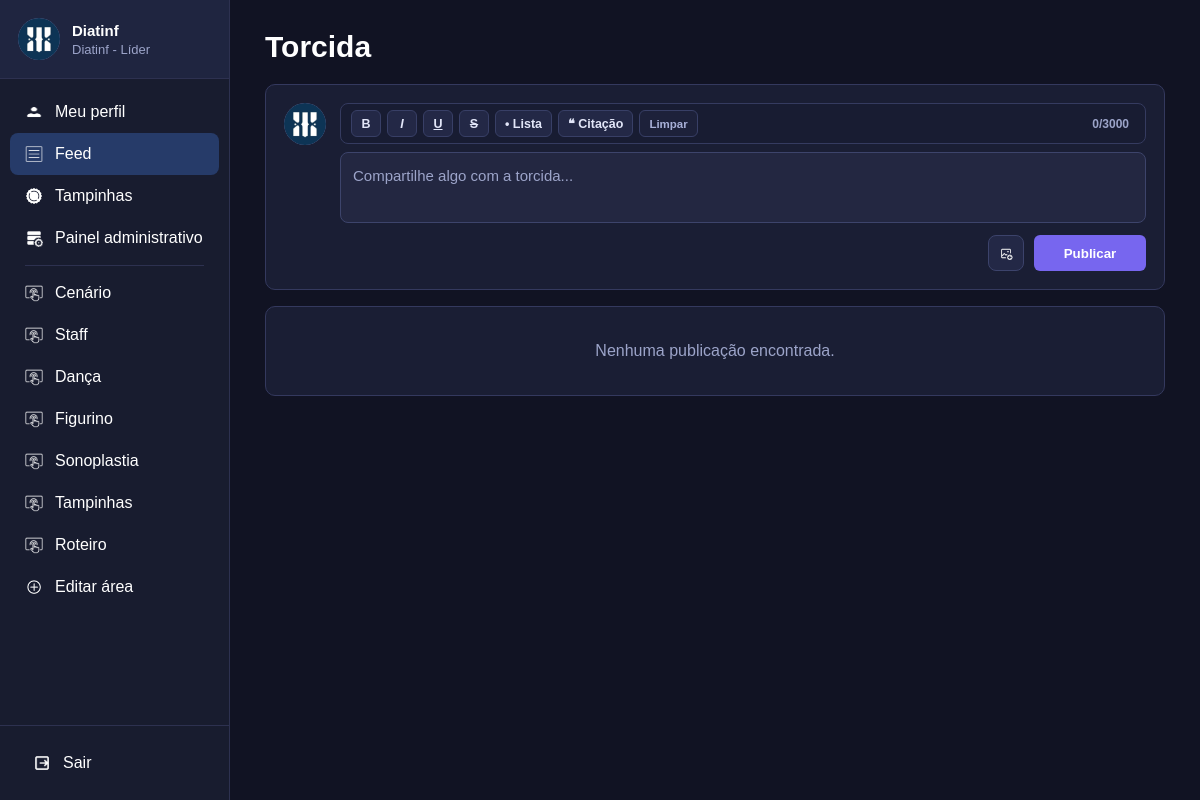
Page /feed/ (signed in) on the earlier database version.
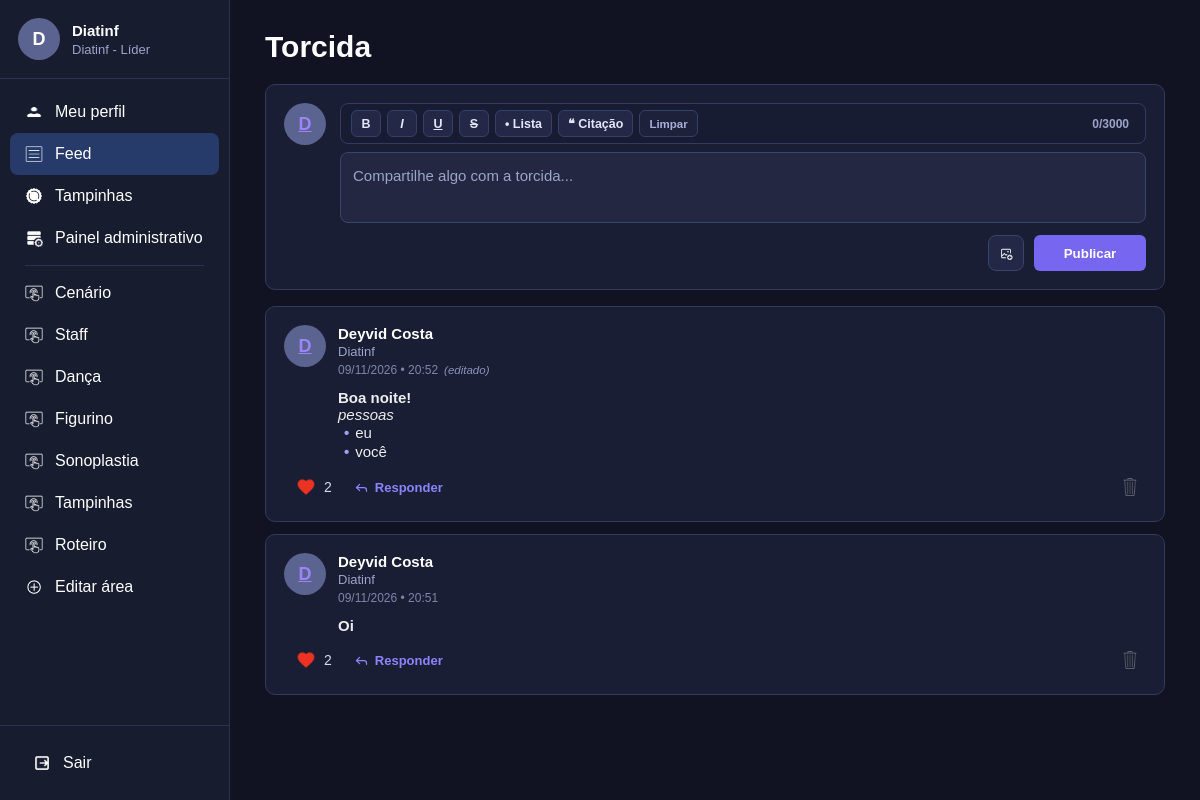
Same page on the later database version.
### usuarios/models.py (models this page shows, shortened)
class Usuario(models.Model):
    nome=models.CharField(max_length=100, blank=True, default="")
    matricula=models.CharField(max_length=20, unique=True)
    senha=models.CharField(max_length=255)
    diretoria=models.CharField(max_length=50)
    areas=models.TextField()
    aprovado=models.BooleanField(default=True)
    sub_lider=models.BooleanField(default=False)
    sublider_de=models.CharField(max_length=50, null=True, blank=True)
    doacao_tampinhas=models.FloatField(default=0)
    foto=models.ImageField(upload_to="perfis/", null=True, blank=True)
    banner=models.ImageField(upload_to="banners/", null=True, blank=True)
    bio=models.TextField(blank=True, default="")
    curso=models.CharField(max_length=150, blank=True, default="")
    session_version=models.PositiveIntegerField(default=1)
    def nome_exibicao(self):
        if self.nome and self.nome.strip():
            return self.nome.strip()
        return self.matricula
    def inicial_perfil(self):
        base = (self.nome_exibicao() or "U").strip()
        return base[0].upper() if base else "U"
    def eh_administrador(self):
        from .suap import MATRICULAS_ADM_FIXAS
        mat = (self.matricula or "").strip().lower()
        diret = (self.diretoria or "").strip().lower()
        return mat in MATRICULAS_ADM_FIXAS or diret in ["líder", "lider", "líder geral", "lider geral"]
    def tem_acesso_painel(self):
        return self.eh_administrador() or self.sub_lider
    def get_areas_sidebar(self):
        if self.eh_administrador():
            return ["Cenário", "Staff", "Dança", "Figurino", "Sonoplastia", "Tampinhas", "Roteiro"]
        return self.get_areas_ordenadas()

class Publicacao(models.Model):
    usuario=models.ForeignKey(Usuario, on_delete=models.CASCADE, related_name="publicacoes")
    texto=models.TextField(blank=True, default="")
    imagem=models.ImageField(upload_to="feed/", null=True, blank=True)
    resposta_a=models.ForeignKey(
        "self",
        on_delete=models.SET_NULL,
        null=True,
        blank=True,
        related_name="respostas",
    )
    data=models.DateTimeField(auto_now_add=True)
    editado=models.BooleanField(default=False)
    def total_curtidas(self):
        return self.curtidas.count()

### usuarios/views.py (the view)
# urls.py: path("feed/", views.feed, name="feed"),
def feed(request):
    usuario = usuario_logado(request)
    if usuario is None:
        return redirect("login")
    if usuario.diretoria in DIRETORIAS:
        publicacoes = list(
            Publicacao.objects.filter(usuario__diretoria__iexact=usuario.diretoria)
            .select_related("usuario", "resposta_a", "resposta_a__usuario")
            .prefetch_related("curtidas")
            .order_by("-data")
        )
    else:
        publicacoes = list(
            Publicacao.objects.select_related("usuario", "resposta_a", "resposta_a__usuario")
            .prefetch_related("curtidas")
            .order_by("-data")
        )
    curtidas = set(Curtida.objects.filter(usuario=usuario).values_list("publicacao_id", flat=True))
    respostas_para_mim = [
        p for p in publicacoes
        if p.resposta_a_id and p.resposta_a and p.resposta_a.usuario_id == usuario.id and p.usuario_id != usuario.id
    ][:5]
    return render(request, "feed.html", {
        "usuario": usuario,
        "publicacoes": publicacoes,
        "curtidas": curtidas,
        "respostas_para_mim": respostas_para_mim,
    })

### usuarios/context_processors.py (called while the page is built, shortened)
def consumir_notificacoes_validas(request, usuario_id):
    notificacoes = []
    try:
        storage = messages.get_messages(request)
        mensagens_brutas = list(storage)
        if hasattr(storage, "_loaded_data"):
            storage._loaded_data = []
        if hasattr(storage, "_queued_messages"):
            storage._queued_messages = []
        storage.used = True
        if hasattr(request, "session") and "_messages" in request.session:
            del request.session["_messages"]
        agora = time.time()
        caminho_atual = unquote(getattr(request, "path", "") or "").rstrip("/") or "/"
        uid_atual_str = str(usuario_id) if usuario_id else "anon"
    except Exception:
        return []
    return notificacoes[-1:]

### usuarios/templates/feed.html (shortened to what the changed rows need)
{% load static usuarios_extras %}
<!DOCTYPE html>
<html lang="pt-br">
<head>
    <link rel="stylesheet" href="{% static 'css/base.css' %}?v=20261111">
    <link rel="stylesheet" href="{% static 'css/feed.css' %}?v=20261111">
</head>
<body>
{% include "_sidebar.html" with pagina_ativa="feed" %}
<main class="conteudo">
    <div class="container-pagina">
        <div class="titulo-pagina">
            <h1>Torcida</h1>
        </div>
        <section class="nova-publicacao" id="box-nova-publicacao-feed">
            <form action="{% url 'publicar' %}" method="POST" enctype="multipart/form-data" id="form-publicar-feed">
                <div class="topo-publicacao">
                    <a href="{% url 'meu_perfil' %}" class="avatar" title="Meu perfil">
                        {% if usuario.foto and usuario.foto.name %}
                            <img src="{{ usuario.foto.url }}" alt="{{ usuario.nome_exibicao }}" class="avatar-foto-img">
                        {% else %}
                            {{ usuario.inicial_perfil }}
                        {% endif %}
                    </a>
                    <textarea
                        name="texto"
                        id="textarea-feed"
                        maxlength="3000"
                        data-rich-editor="1"
                        placeholder="Compartilhe algo com a torcida..."></textarea>
                </div>
            </form>
        </section>
        <section class="feed">
            {% for publicacao in publicacoes %}
            <article class="card {% if publicacao.resposta_a_id and publicacao.resposta_a.usuario_id == usuario.id and publicacao.usuario_id != usuario.id %}resposta-para-mim{% endif %}" id="pub-{{ publicacao.id }}">
                <div class="cabecalho">
                    <a href="{% url 'ver_perfil' publicacao.usuario.id %}" class="avatar" title="Ver perfil de {{ publicacao.usuario.nome_exibicao }}">
                        {% if publicacao.usuario.foto and publicacao.usuario.foto.name %}
                            <img src="{{ publicacao.usuario.foto.url }}" alt="{{ publicacao.usuario.nome_exibicao }}" class="avatar-foto-img">
                        {% else %}
                            {{ publicacao.usuario.inicial_perfil }}
                        {% endif %}
                    </a>
                    <div class="info">
                        <h3>
                            <a href="{% url 'ver_perfil' publicacao.usuario.id %}" class="link-perfil-usuario">
                                {{ publicacao.usuario.nome_exibicao }}
                            </a>
                        </h3>
                        <p>{{ publicacao.usuario.diretoria }}</p>
                        <small>{{ publicacao.data|date:"d/m/Y • H:i" }}{% if publicacao.editado %}<span class="badge-editado">(editado)</span>{% endif %}</small>
                    </div>
                </div>
                <div class="corpo-card">
                    <div class="avatar-espaco"></div>
                    <div style="flex: 1; min-width: 0;">
                        {% if publicacao.texto %}
                        <div class="texto">{{ publicacao.texto|formatar_texto }}</div>
                        {% endif %}
                    </div>
                </div>
                <div class="rodape-card">
                    <div class="rodape-acoes">
                        <div class="acoes-esquerda-card">
                            <button class="curtir" data-id="{{ publicacao.id }}">
                                <img
                                    class="icone-curtir"
                                    src="{% if publicacao.id in curtidas %}{% static 'imgs/coracao-vermelho.png' %}{% else %}{% static 'imgs/coracao-cinza.png' %}{% endif %}"
                                    alt="Curtir">
                                <span>{{ publicacao.total_curtidas }}</span>
                            </button>
                            <button
                                type="button"
                                class="btn-responder-feed"
                                data-id="{{ publicacao.id }}"
                                data-autor="{{ publicacao.usuario.nome_exibicao }}"
                                data-inicial="{{ publicacao.usuario.inicial_perfil }}"
                                data-foto="{% if publicacao.usuario.foto and publicacao.usuario.foto.name %}{{ publicacao.usuario.foto.url }}{% endif %}"
                                data-texto="{% if publicacao.texto %}{{ publicacao.texto|truncatechars:140 }}{% else %}[Imagem anexada]{% endif %}">
                                <svg class="icone-responder-svg" viewBox="0 0 24 24" width="15" height="15" fill="none" stroke="currentColor" stroke-width="2" stroke-linecap="round" stroke-linejoin="round">
                                    <polyline points="9 17 4 12 9 7"></polyline>
                                    <path d="M20 18v-2a4 4 0 0 0-4-4H4"></path>
                                </svg>
                                <span>Responder</span>
                            </button>
                        </div>
                        <div class="acoes-direita-card">
                            {% if publicacao.usuario.id == usuario.id or usuario.eh_administrador %}
                            <form action="{% url 'excluir_publicacao' publicacao.id %}" method="POST" class="form-excluir">
                                <button type="submit" class="excluir" title="Excluir publicação">
                                    <img src="{% static 'imgs/lixeira.png' %}" alt="Excluir">
                                </button>
                            </form>
                            {% endif %}
                        </div>
                    </div>
                </div>
            </article>
            {% empty %}
            <div class="sem-publicacoes">
                Nenhuma publicação encontrada.
            </div>
            {% endfor %}
        </section>
    </div>
</main>
</body>
</html>

### usuarios/templates/_sidebar.html (shortened to what this page needs)
{% load static %}
<aside class="sidebar" id="sidebar-principal">
    <div class="sidebar-topo-scroll">
        <a href="{% url 'meu_perfil' %}" class="usuario {% if pagina_ativa == 'perfil' %}usuario-ativo{% endif %}" title="Acessar meu perfil">
            <div class="avatar">
                {% if usuario.foto and usuario.foto.name %}
                    <img src="{{ usuario.foto.url }}" alt="{{ usuario.nome_exibicao }}" class="avatar-foto-img">
                {% else %}
                    {{ usuario.inicial_perfil }}
                {% endif %}
            </div>
            <div class="dados-usuario">
                <h3>{{ usuario.nome_exibicao }}</h3>
                <p>{{ usuario.diretoria }} - {% if usuario.eh_administrador %}Líder{% elif usuario.sub_lider %}Sub-Líder{% else %}Membro{% endif %}</p>
            </div>
        </a>
        <nav class="menu">
            <a href="{% url 'meu_perfil' %}" class="{% if pagina_ativa == 'perfil' %}ativo{% endif %}">
                <img src="{% static 'imgs/icone-usuario.png' %}" alt="Perfil">
                <span>Meu perfil</span>
            </a>
            <a href="{% url 'feed' %}" class="{% if pagina_ativa == 'feed' %}ativo{% endif %}">
                <img src="{% static 'imgs/icone-feed.png' %}" alt="Feed">
                <span>Feed</span>
            </a>
            <a href="{% url 'tampinhas' %}" class="{% if pagina_ativa == 'tampinhas' %}ativo{% endif %}">
                <img src="{% static 'imgs/icone-tampinhas.png' %}" alt="Tampinhas">
                <span>Tampinhas</span>
            </a>
            {% if usuario.tem_acesso_painel %}
                <a href="{% url 'painel_administrativo' %}" class="{% if pagina_ativa == 'painel' %}ativo{% endif %}">
                    <img src="{% static 'imgs/icone-painel.png' %}" alt="Painel">
                    <span class="texto-painel">Painel administrativo</span>
                </a>
            {% endif %}
            <div class="menu-separador"></div>
            {% for area in usuario.get_areas_sidebar %}
                <a href="{% url 'chat_area' area %}" class="{% if area_ativa == area %}ativo{% endif %}">
                    <img src="{% static 'imgs/icone-area.png' %}" alt=""><span>{{ area }}</span>
                </a>
            {% endfor %}
            <a href="{% url 'nova_area' %}" class="{% if pagina_ativa == 'nova_area' %}ativo{% endif %}">
                <img src="{% static 'imgs/icone-editar-area.png' %}" alt="Editar área">
                <span>Editar área</span>
            </a>
        </nav>
    </div>
    <div class="rodape-sidebar">
        <a href="{% url 'sair' %}" id="link-sair-sidebar" onclick="return confirm('Deseja realmente sair da sua conta?');">
            <img src="{% static 'imgs/icone-sair.png' %}" alt="Sair">
            <span>Sair</span>
        </a>
    </div>
</aside>

Differences in the rows shown:
changed Usuario "Diatinf": inicial_perfil (not shown) → "D"; foto: picture removed
added Publicacao: usuario.inicial_perfil "D", usuario.nome_exibicao "Deyvid Costa", usuario.diretoria "Diatinf", data "09/11/2026 • 20:52", editado "(editado)", texto "Boa noite! pessoas • eu • você", total_curtidas "2"
added Publicacao: usuario.inicial_perfil "D", usuario.nome_exibicao "Deyvid Costa", usuario.diretoria "Diatinf", data "09/11/2026 • 20:51", texto "Oi", total_curtidas "2"
Other differences:
text no longer shown: "Nenhuma publicação encontrada."
